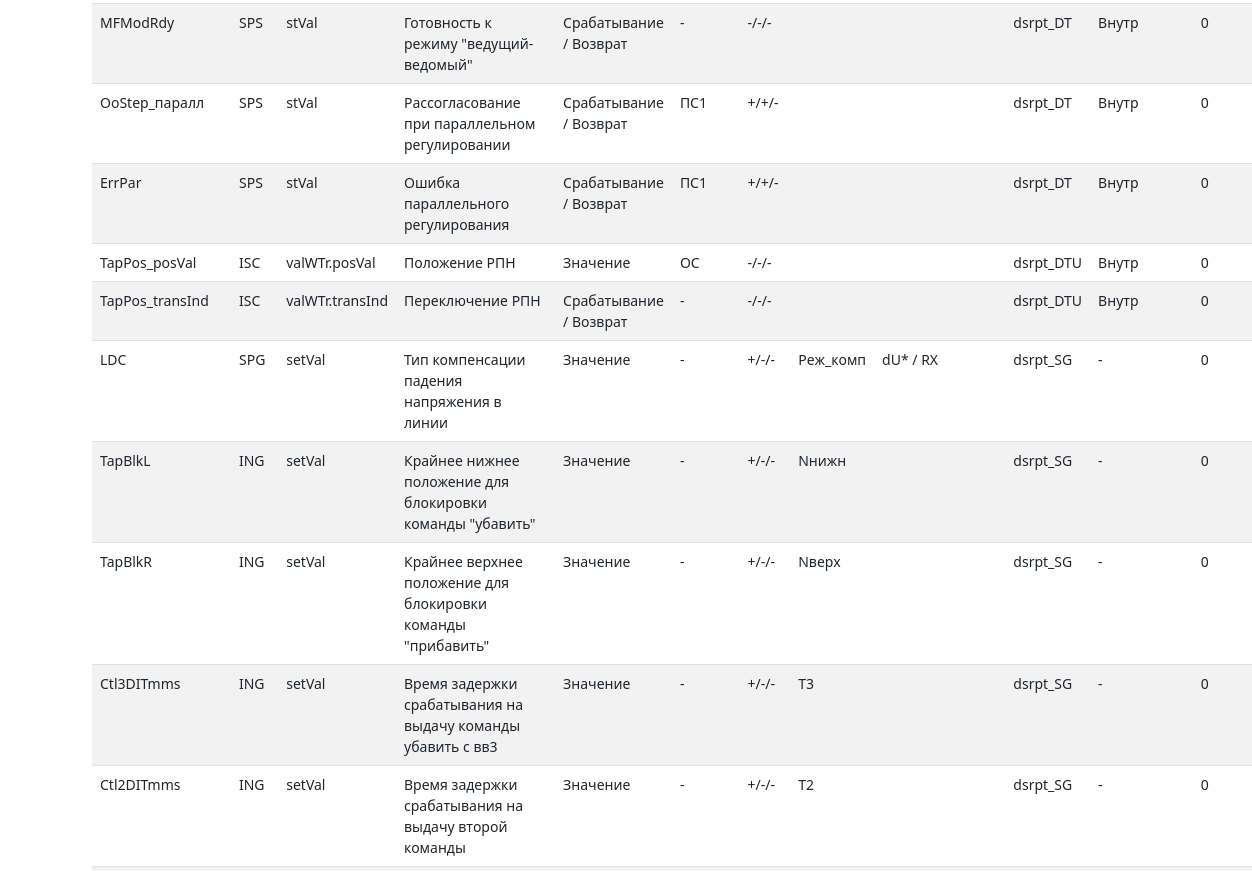
Page /lntypes/show/?name=ATATCC&type=ln (middle part) on the earlier database version.
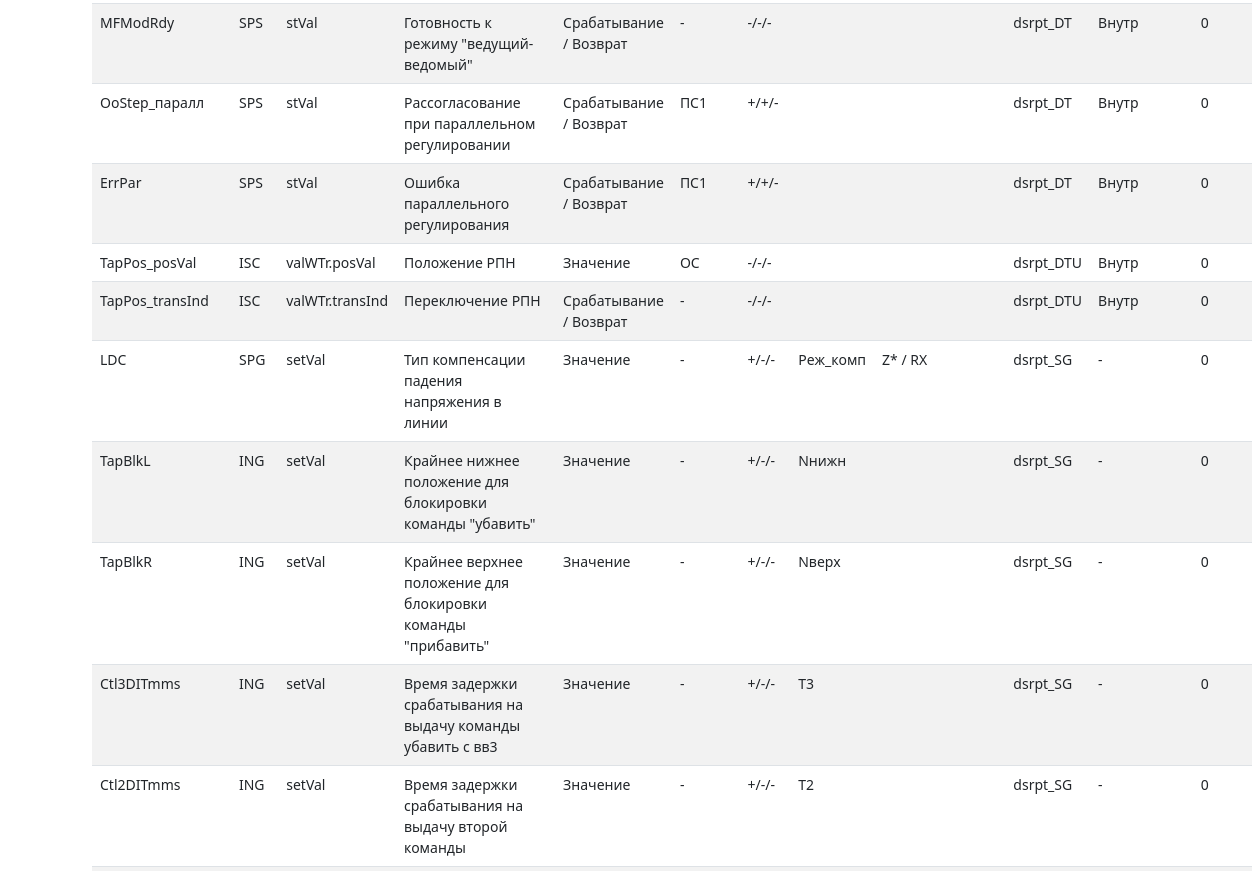
Same page on the later database version.
### mainapp/models.py (models this page shows)
class LNobject(models.Model):
    CUS_CHOICES = [
        ('+', '+'),
        ('-', '-')
    ]
    RAS_CHOICES = [
        ('+', '+'),
        ('-', '-'),
        ('П', 'П')
    ]
    SIG_CHOICES = [
        ('Внутр', 'Внутренний сигнал'),
        ('ВнутрШтрих', 'Внутренний штриховой'),
        ('-', 'Без прорисовки')
    ]
    id = models.AutoField(primary_key=True)
    data_object = models.ForeignKey(DataObjects, on_delete=models.CASCADE, verbose_name='Объект данных')
    cdc = models.ForeignKey(CDCs, on_delete=models.CASCADE, verbose_name='ОКД')
    signal = models.ForeignKey(Signals, on_delete=models.CASCADE, verbose_name='Сигнал', null=True)
    status = models.ForeignKey(Statuses, on_delete=models.CASCADE, verbose_name='Статус сигнала', blank=True, null=True)
    clue_attr = models.ForeignKey(ClueAttrs, on_delete=models.CASCADE, verbose_name='Значащий атрибут')
    func_group = models.IntegerField(verbose_name='Функ. группа', default=-1)
    cus = models.CharField(max_length=1, choices=CUS_CHOICES, default='-', verbose_name='ЦУС')
    rdu = models.CharField(max_length=1, choices=CUS_CHOICES, default='-', verbose_name='РДУ')
    ras = models.CharField(max_length=1, choices=RAS_CHOICES, default='-', verbose_name='РАС')
    dataset = models.ForeignKey(Datasets, on_delete=models.CASCADE, verbose_name='Датасет', blank=True, null=True)
    sgras_name = models.CharField(max_length=256, verbose_name='Обозначение РАС/Уставка', blank=True)
    sg_modes = models.ForeignKey(SG_modes, on_delete=models.PROTECT, verbose_name='Состояние программного ключа', blank=True, null=True) # добавил состояния прогрм ключа
    signal_type = models.CharField(max_length=32, choices=SIG_CHOICES, default='-', verbose_name='Тип сигнала (чертеж)')
    signal_number = models.IntegerField(verbose_name='Номер выхода (чертеж)', default=0)
    def __str__(self):
        return str(self.data_object)
    class Meta:
        verbose_name = 'Объект логического узла'
        verbose_name_plural = 'Объекты логических узлов'
        ordering = ['data_object']
    @property
    def get_dataset(self):
        if self.dataset:
            return str(self.dataset)
        else:
            return "-"
    @property
    def get_sg_modes(self):
        if self.sg_modes:
            return str(self.sg_modes)
        else:
            return ""

class SG_modes(models.Model):
    id = models.AutoField(primary_key=True)
    name = models.CharField(max_length=128, verbose_name='Статусы програмного переключателя', unique=True)
    def __str__(self):
        return self.name
    class Meta:
        verbose_name = 'Программный переключатель'
        verbose_name_plural = 'Программные переключатели'
        ordering = ['name']

class DataObjects(models.Model):
    id = models.AutoField(primary_key=True)
    name = models.CharField(max_length=64, verbose_name='Объект данных', unique=True)
    def __str__(self):
        return self.name
    class Meta:
        verbose_name = 'Объект данных логического узла'
        verbose_name_plural = 'Объекты данных логического узла'
        ordering = ['name']

class CDCs(models.Model):
    id = models.AutoField(primary_key=True)
    name = models.CharField(max_length=64, verbose_name='ОКД', default='', unique=True)
    def __str__(self):
        return self.name
    class Meta:
        verbose_name = 'ОКД'
        verbose_name_plural = 'ОКД'
        ordering = ['name']

class ClueAttrs(models.Model):
    id = models.AutoField(primary_key=True)
    name = models.CharField(max_length=64, verbose_name='Описание', unique=True)
    def __str__(self):
        return self.name
    class Meta:
        verbose_name = 'Значащий атрибут'
        verbose_name_plural = 'Значащие атрибуты'
        ordering = ['name']

class Signals(models.Model):
    id = models.AutoField(primary_key=True)
    name = models.CharField(max_length=64, verbose_name='Сигналы', unique=True)
    def __str__(self):
        return self.name
    class Meta:
        verbose_name = 'Перечень сигналов'
        verbose_name_plural = 'Перечни сигналов'
        ordering = ['name']

class Statuses(models.Model):
    id = models.AutoField(primary_key=True)
    name = models.CharField(max_length=256, verbose_name='Статусы сигнала', unique=True)
    def __str__(self):
        return self.name
    class Meta:
        verbose_name = 'Статус сигнала'
        verbose_name_plural = 'Статусы сигнала'
        ordering = ['name']

class Datasets(models.Model):
    id = models.AutoField(primary_key=True)
    name = models.CharField(max_length=256, verbose_name='Датасет', unique=True)
    def __str__(self):
        return self.name
    class Meta:
        verbose_name = 'Датасет'
        verbose_name_plural = 'Датасеты'
        ordering = ['name']

### mainapp/views.py (the view, shortened to what this page needs)
# urls.py: path('lntypes/show/', views.show),
def show(request):
    name = request.GET.get('name')
    type = request.GET.get('type')
    if type == 'ln':
        lntype = LogicNodesTypes.objects.get(name=name)
        objects = LNtypeObjConnections.objects.all().filter(ln_type=lntype.id)
        objs = list()
        for item in objects.iterator():
            print('------------>', item.ln_obj)
            object_id = DataObjects.objects.get(name=item.ln_obj)
            object = LNobject.objects.get(data_object=object_id)
            objs.append(object)
            print('------------>', objs)
        objs.sort(key=lambda x: (str(x.dataset), str(x.func_group))) #str(x.cdc)[2], str(x.cdc)[0]
        return render(request, 'mainapp/showlnobj.html', {'objs': objs, 'lntype':lntype, 'title': 'Объекты в составе типа ЛУ '+str(lntype) })

### mainapp/models.py (called while the page is built)
    def __str__(self):
        return self.name

### templates/mainapp/showlnobj.html (shortened to what this page needs)
{% extends 'base.html' %}
{% block content %}
<main class="container py-5">
        {% if objs %}
        <div class="container small">
        <table class="table table-striped table-hover">
            <tbody>
            {% for item in objs %}
                <tr>
                    <td>{{item.data_object}}</td>
                    <td>{{item.cdc}}</td>
                    <td>{{item.clue_attr}}</td>
                    <td>{{item.signal}}</td>
                    <td>{{item.status}}</td>
                    {% if item.func_group > 1 and item.func_group < 13 %}<td>ПС1</td>{% endif %}
                    {% if item.func_group > 21 and item.func_group < 24 %}<td>ОС</td>{% endif %}
                    {% if item.func_group > 23 or item.func_group < 1 %}<td>-</td>{% endif %}
                    <td>{{item.cus}}/{{item.rdu}}/{{item.ras}}</td>
                    <td>{{item.sgras_name}}</td>
                    <td>{{item.get_sg_modes}}</td>
                    <td>{{item.get_dataset}}</td>
                    <td>{{item.signal_type}}</td>
                    <td>{{item.signal_number}}</td>
                </tr>
            {% endfor %}
            </tbody>
        </table>
        </div>
        {% else %}
        <h2 class="mt-4">В типе логического узла "{{lntype.name}}" ({{lntype.description}}) нет объектов :(</h2>
        {% endif %}
</main>
{% endblock %}

Differences in the rows shown:
changed through a linked row, LNobject "Реж_комп": get_sg_modes "dU* / RX" → "Z* / RX"
